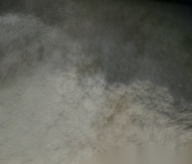
#> input picture Tools/procedural/stone.png, 192 x 164 px, found by its file name
$ python make_road_tile.py
#> lines starting #> are read from the running program, lines starting #| are printed output that depends on the picture
"""Builds the road's cobblestone tile from the game's own rock texture (Tools/procedural/stone.png, the plant-free
stone the boulders use): irregular stones with dark gaps between them, each stone showing a different patch of the rock
surface, slightly different in shade. Seamless. Writes Assets/Textures/Ground/road_stone.png.
    python3 Tools/make_road_tile.py     (needs Pillow and numpy)"""
import numpy as np
from PIL import Image

N, K = 512, 9  # tile pixels; stones across it
rng = np.random.default_rng(7)

# The rock texture, made seamless, as detail around 1.0.
tex = Image.open('Tools/procedural/stone.png').convert('L')
tex = tex.crop((14, 14, tex.width - 14, tex.height - 14)).resize((256, 256), Image.LANCZOS)  # the picture's rim is left out
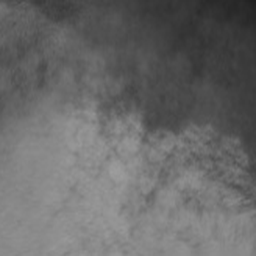
#> tex: PIL image 256x256 L; min 31, max 158, mean 105.3
t = np.asarray(tex).astype(float)
t = np.block([[t, t[:, ::-1]], [t[::-1], t[::-1, ::-1]]])  # mirrored 2x2: seamless by construction
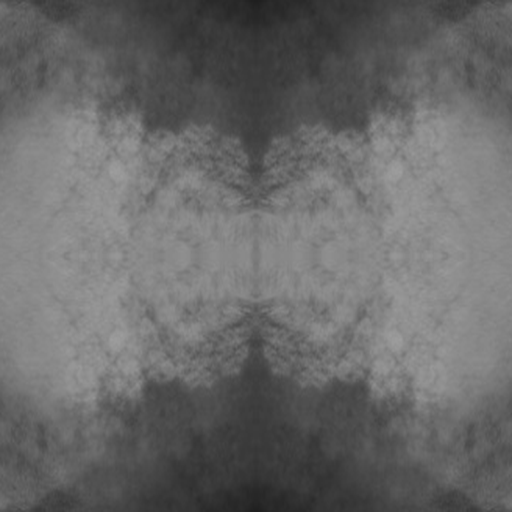
#> t: shape (512, 512) float64; min 31, max 158, mean 105.3

# Keep the grain, drop the blotches: subtract a wrapped blur.
from PIL import ImageFilter
big = Image.fromarray(np.clip(np.tile(t, (3, 3)), 0, 255).astype(np.uint8)).filter(ImageFilter.GaussianBlur(6))
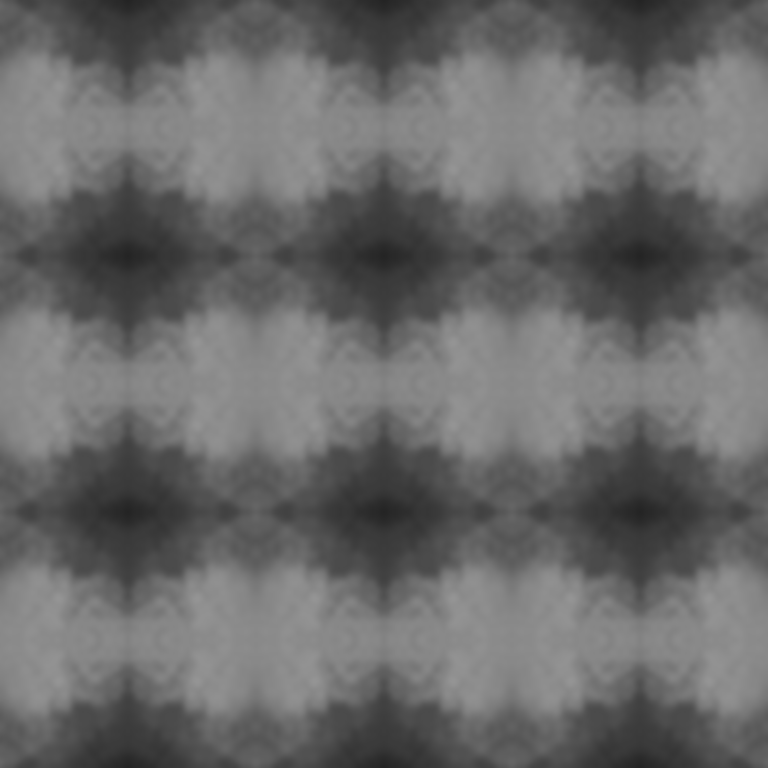
#> big: PIL image 1536x1536 L (shown at 1/2 size); min 35, max 148, mean 105.3
t = t - np.asarray(big).astype(float)[512:1024, 512:1024]
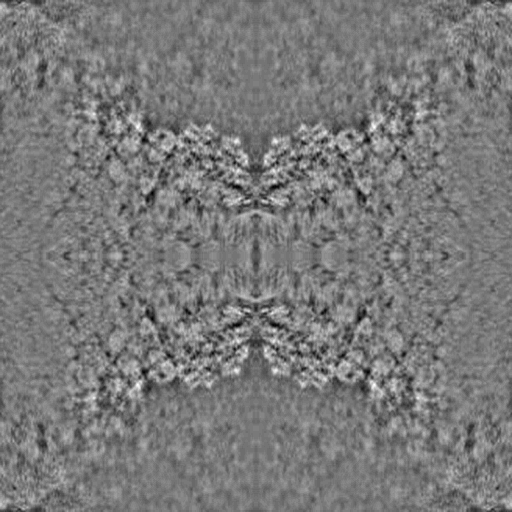
#> t: shape (512, 512) float64; min -22, max 24, mean 0; drawn with min black and max white
detail = np.clip(1 + t / 45.0, 0.8, 1.2)
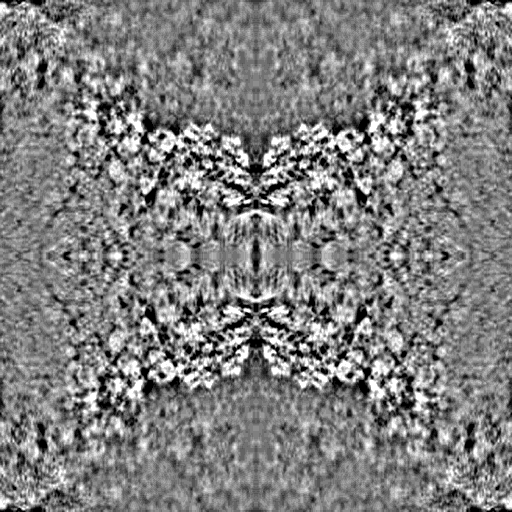
#> detail: shape (512, 512) float64; min 0.8, max 1.2, mean 1; drawn with min black and max white

# Jittered stone centres on a wrapping grid.
cell = N / K
pts = np.array([((i + 0.5 + rng.uniform(-0.32, 0.32)) * cell, (j + 0.5 + rng.uniform(-0.32, 0.32)) * cell) for j in range(K) for i in range(K)])
yy, xx = np.mgrid[0:N, 0:N].astype(float)
d = np.empty((len(pts), N, N))
for k, (px, py) in enumerate(pts):
    dx = np.abs(xx - px); dx = np.minimum(dx, N - dx)
    dy = np.abs(yy - py); dy = np.minimum(dy, N - dy)
    d[k] = np.sqrt(dx * dx + dy * dy)
order = np.argsort(d, axis=0)
d1 = np.take_along_axis(d, order[:1], 0)[0]
d2 = np.take_along_axis(d, order[1:2], 0)[0]
stone = order[0]

edge = (d2 - d1)                      # 0 on the line between two stones
gap = np.clip(1 - (edge - 3.0) / 5.0, 0, 1)         # dark mortar, about 6 px wide
round_ = np.clip(edge / 26.0, 0, 1) ** 0.6           # stones darken toward their edge, like rounded tops

# Each stone: its own shade and its own patch of rock surface.
shade = rng.uniform(0.86, 1.08, len(pts))[stone]
warm = rng.uniform(-3, 3, len(pts))[stone]
ox = rng.integers(0, 512, len(pts))[stone]
oy = rng.integers(0, 512, len(pts))[stone]
grain = detail[(yy.astype(int) + oy) % 512, (xx.astype(int) + ox) % 512]
grain = grain * (1 + rng.normal(0, 0.035, (N, N)))  # fine grit
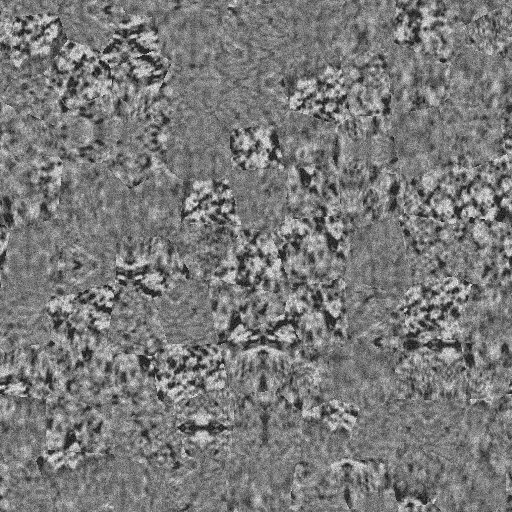
#> grain: shape (512, 512) float64; min 0.681, max 1.35, mean 1; drawn with min black and max white
base = np.array([150.0, 148.0, 142.0])
img = base[None, None, :] * (shade * grain * (0.62 + 0.38 * round_))[..., None]
img[..., 0] += warm
img[..., 2] -= warm * 0.6
mortar = np.array([48.0, 44.0, 38.0])
img = img * (1 - gap[..., None]) + mortar[None, None, :] * gap[..., None]
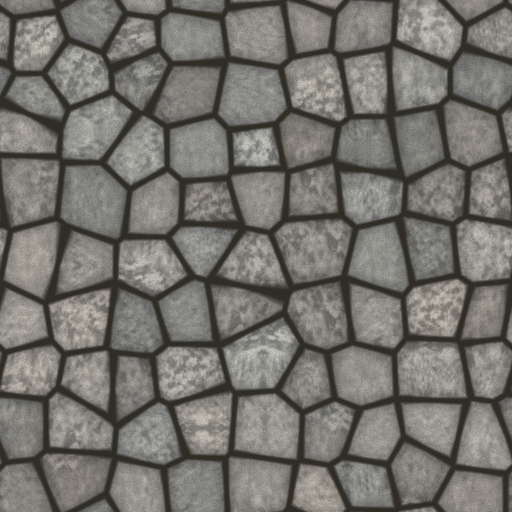
#> img: shape (512, 512, 3) float64; mean of channels 0, 1, 2 116.5, 114.2, 108.7; drawn as R, G, B
Image.fromarray(np.clip(img, 0, 255).astype(np.uint8)).save('Assets/Textures/Ground/road_stone.png', optimize=True)
print('ok')
